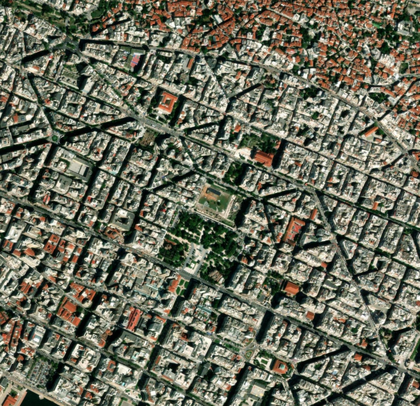
%> input picture im2.png, 420 x 406 px, shrunk from 1160 x 1122 before the run, given in place of im1.png, which was not available
$ octave demo_myStitch.m   (GNU Octave 9; MATLAB toolbox functions it lacks are replaced by stand-ins)
%> lines starting %> are read from the running program, lines starting %| are printed output that depends on the picture; pictures that were not available may be replaced by others from this repository, and a replacement may not be noted
%> further down, im1 is the input picture: size 406x420x3 uint8; mean R, G, B 107.5, 109, 92.1
### myStitch.m
function Im = myStitch(im1, im2)
% Function implementing Image Stitching, by using the function suite we
% implemented.
% Note: the two input images must have the same Ground Sampling Distance
% (GSD), in order the algorithm to work efficiently. That is because the
% transform we calculate is not scale-invariant.
%
% Inputs:
%   im1 - input image 1
%   im2 - input image 2
%
% Ouput:
%   Im - Stitched image

    % Get the size of the image
    [~, ~, numberOfColors] = size(im1);
%> numberOfColors = 3

    % If the image is RGB, convert it to grayscale
    if numberOfColors > 1
        im1 = rgb2gray(im1);
%> im1: size 406x420 uint8
    end

    % Get the size of the image
    [~, ~, numberOfColors] = size(im2);

    % If the image is RGB, convert it to grayscale
    if numberOfColors > 1
        im2 = rgb2gray(im2);
    end

    % Harris Detector parameters
    sigma = 0.9; % Gaussian smoothing parameter
    threshold = 5e+6; % Threshold
    k = 0.23; % Harris k constant
    show_im = false; % Parameter for img display

    % Detect corner points for image 1
    points_1 = myDetectHarrisFeatures(im1, sigma, k, threshold, show_im);

    % Detect corner points for image 2
    points_2 = myDetectHarrisFeatures(im2, sigma, k, threshold, show_im);

    % Descriptor parameters
    rhom = 2; % Min rad
    rhoM = 12; % Max rad
    rhostep = 1; % Rad step
    N = 40; % Number of points

    desc_upgrade = false; % which version of the descriptor to use

    % Calc descriptor vector size
    s = 1 + (rhoM - rhom) / rhostep;

    % Create array to store actual corner points ( descriptor not empty )
    cor_1 = zeros(size(points_1));
    cor1_found = 0;

    % Create array to store im1 descriptors
    N1 = size(points_1, 1);
    desc1 = zeros(s, N1);

    % Calculate im1 corners descriptors
    for i = 1:N1
        p = points_1(i, :);

        if desc_upgrade == true % use desc_upgrade verion of the descriptor
            d = myLocalDescriptorUpgrade(im1, p, rhom, rhoM, rhostep, N);
            if ~isempty(d) && sum(d)~=0 % if descriptor is not empty vector
                cor1_found = cor1_found + 1;
                desc1(:, cor1_found) = d(:);
                cor_1(cor1_found, :) = p;
            end
        else
            d = myLocalDescriptor(im1, p, rhom, rhoM, rhostep, N);
            if ~isempty(d) && sum(d)~=0 % if descriptor is not empty vector
                cor1_found = cor1_found + 1;
                desc1(:, cor1_found) = d(:);
                cor_1(cor1_found, :) = p;
            end
        end
    end

    % keep the usefull part of the array
    cor_1 = cor_1(1:cor1_found, :);
    desc1 = desc1(:, 1:cor1_found);

    % Create array to store actual corner points ( descriptor not empty )
    cor_2 = zeros(size(points_2));
    cor2_found = 0;

    % Create array to store im2 descriptors
    N2 = size(points_2, 1);
    desc2 = zeros(s, N2);

    % Calculate im2 corners descriptors
    for i = 1:N2
        p = points_2(i, :);

        if desc_upgrade == true % use desc_upgrade verion of the descriptor
            d = myLocalDescriptorUpgrade(im2, p, rhom, rhoM, rhostep, N);
            if ~isempty(d) && sum(d)~=0 % if descriptor is not empty vector
                cor2_found = cor2_found + 1;
                desc2(:, cor2_found) = d(:);
                cor_2(cor2_found, :) = p(1, :);
            end
        else
            d = myLocalDescriptor(im2, p, rhom, rhoM, rhostep, N);
            if ~isempty(d) && sum(d)~=0 % if descriptor is not empty vector
                cor2_found = cor2_found + 1;
                desc2(:, cor2_found) = d(:);
                cor_2(cor2_found, :) = p;
            end
        end
    end

    % keep the usefull part of the array
    cor_2 = cor_2(1:cor2_found, :);
    desc2 = desc2(:, 1:cor2_found);

    % Perform the descriptor matching, by calling the appropriate function
    percentageThreshold = 1e-6; % threshold for keeping only percentage of the points with the strongest simillarity
    show_im_matching = true; % whether to show the images with the matching points or not

    matchingPoints = descriptorMatching(desc1, desc2, percentageThreshold);
    matchedPoints1 = cor_1(matchingPoints(1,:), :); % All matched [x, y] in image1
    matchedPoints1 = matchedPoints1(:, [2 1]); % [x,y] -> [y,x]
    matchedPoints2 = cor_2(matchingPoints(2,:), :); % All matched [x, y] in image2
    matchedPoints2 = matchedPoints2(:, [2 1]);

    matchedPointsAll = [matchedPoints1 matchedPoints2]'; % Form: transpose([x1 y1 x2 y2], where 1 is for im1 and 2 for im2;

    % call myRANSAC function
    r = 0.1;
    N = 120;
    [best_H, ~, ~] = myRANSAC(matchedPointsAll, r, N);

    % myStitch implementation
    theta = best_H{1};
    d = best_H{2};

    % Calculate T matrix and tform
    T = [cosd(theta), -sind(theta), 0; sind(theta), cosd(theta), 0; 0, 0, 1];
    tform = affine2d(T);
    tform.T(3, 1:2) = [d(1), d(2)];

    % Warp image 2 to align with image 1
    im2_warped = imwarp(im2, tform);
    mask = imwarp(ones(size(im2)), affine2d(T));

    % Translate the warped image to the image1 axis
    im2_transformed = imtranslate(im2_warped, [-d(1), -d(2)], 'OutputView', 'full');
    mask_transformed = imtranslate(mask, [-d(1), -d(2)], 'OutputView', 'full');

    % Stitch the two images together
    max_y = max(size(im1,1), size(im2_transformed, 1));
    max_x = max(size(im1,2), size(im2_transformed, 2));
    stitched_size = [max_y max_x];
    stitched_image = uint8(zeros(stitched_size));

    stitched_image(1:size(im1,1), 1:size(im1, 2)) = im1;
    [idy, idx] = find(mask_transformed);

    for i = 1:length(idx)
        stitched_image(idy(i), idx(i)) = im2_transformed(idy(i), idx(i));
    end

    % return stitched image
    Im = stitched_image;

end

### findCorners.m
function c = findCorners(I, sigma, k, Rthres)
%> called with sigma = 0.9, k = 0.23, Rthres = 5000000
% Function finding the corner points of an input image, using the Harris
% corner detection algorithm.
%
% Inputs:
%   I - the grayscale image
%   sigma - a float parameter, used for Gaussian mask.
%       ( Bigger sigma values lead to slower reduction of the Gaussian
%       mask, which leads to more neighbor pixels taken into account. )
%   k - a float parameter for Harris detection algorithm.
%       ( Bigger k values, makes the algorithm more biased towards
%       detecting corners in contrast to edges. )
%   Rthres - threshold value for keeping only the features (corners, edges)
%       with the strongest R value. (most likely to be true positive)
%
% Output:
%   c - A boolean vector, containing 1 if the particular pixel of the image
%       is a corner point.

    % Derivative masks
    [dx, dy] = meshgrid(-1:1, -1:1);

    % Compute the image derivatives
    Ix = conv2(double(I), dx, 'same');
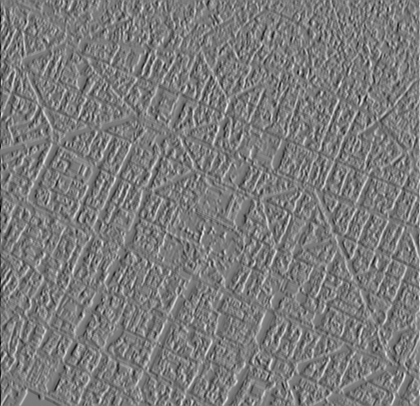
%> Ix: size 406x420 double; min -705, max 748, mean 0; drawn with min black and max white
    Iy = conv2(double(I), dy, 'same');
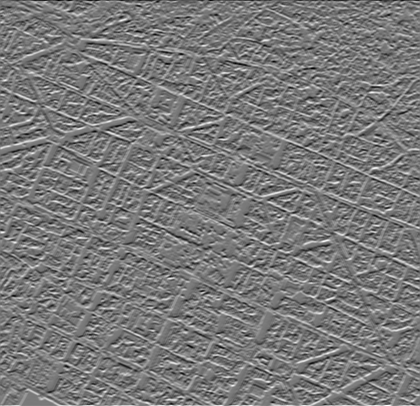
%> Iy: size 406x420 double; min -663, max 726, mean -0.1; drawn with min black and max white

    % Compute products
    Ix2 = Ix.^2;
    Iy2 = Iy.^2;
    Ixy = Ix.*Iy;

    % Compute the sums of products at each pixel
    Sx2 = conv2(Ix2, fspecial('gaussian', 2*ceil(3*sigma)+1, sigma), 'same');
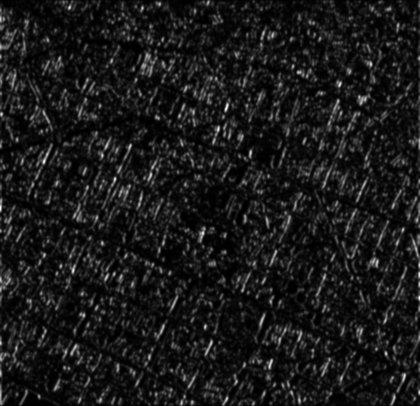
%> Sx2: size 406x420 double; min 0.935, max 222519.2, mean 22449.6; drawn with min black and max white
    Sy2 = conv2(Iy2, fspecial('gaussian', 2*ceil(3*sigma)+1, sigma), 'same');
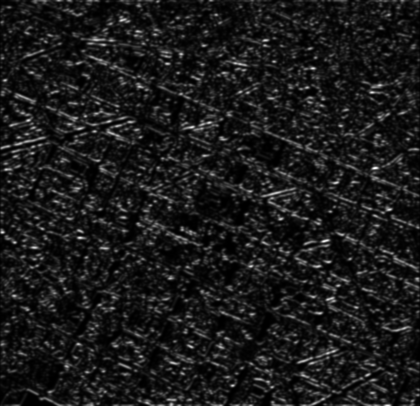
%> Sy2: size 406x420 double; min 6.66, max 249019.7, mean 26253.5; drawn with min black and max white
    Sxy = conv2(Ixy, fspecial('gaussian', 2*ceil(3*sigma)+1, sigma), 'same');
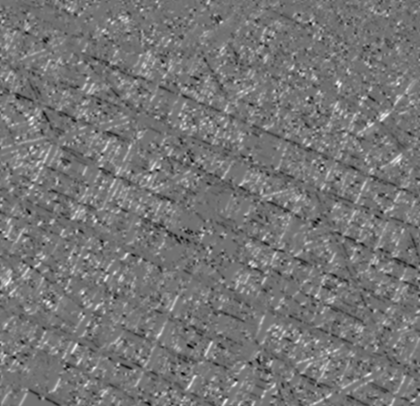
%> Sxy: size 406x420 double; min -80512.9, max 99511.2, mean 2609.1; drawn with min black and max white

    % Compute the Harris response
    R = (Sx2.*Sy2 - Sxy.^2) - k*(Sx2 + Sy2).^2;
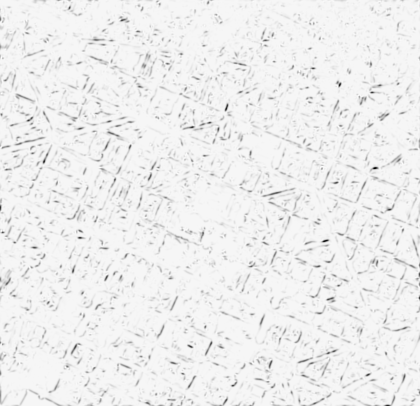
%> R: size 406x420 double; min -1.42e+10, max 477477024.1, mean -447396227.9; drawn with min black and max white

    % Check if pixel is a corner
    c = R > Rthres;
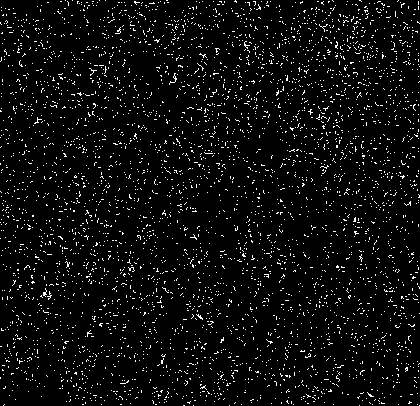
%> c: size 406x420 logical; 5% white in thin lines or dots
end

### myDetectHarrisFeatures.m
function corners = myDetectHarrisFeatures(I, sigma, k, Rthres, show_im)
% Function finding the corner points of an input image, using the Harris
% corner detection algorithm.
%
% Inputs:
%   I - the grayscale image
%   sigma - a float parameter, used for Gaussian mask.
%       ( Bigger sigma values lead to slower reduction of the Gaussian
%       mask, which leads to more neighbor pixels taken into account. )
%   k - a float parameter for Harris detection algorithm.
%       ( Bigger k values, makes the algorithm more biased towards
%       detecting corners in contrast to edges. )
%   Rthres - threshold value for keeping only the features (corners, edges)
%       with the strongest R value. (most likely to be true positive)
%   show_im - a boolean parameter, for selecting whether to display the
%   image with corner points or not.
%
% Output:
%   corners - a Nx2 array, containing the (x, y) coordinates of the N
%   corner points found.

    % Find corners
    c = findCorners(I, sigma, k, Rthres);

    % Find corners coordinates (x,y)
    [x, y] = find(c);
%> x = 8557 values from 1 to 406; y = 8557 values from 1 to 420

    corners = zeros(length(x), 2);
    corners(:, 1) = x;
    corners(:, 2) = y;

    if show_im
        figure, clf;
        mat_corners = detectHarrisFeatures(I, 'MinQuality', 0.1);  %'MinQuality', 0.01 (default)
        imshow(I);
        hold on
        plot(mat_corners);
        title('Harris corners, using MATLAB implementation');
        hold off

        % Display the corners on the original image
        figure, clf;
        imshow(I);
        hold on
        plot(corners(:, 2), corners(:, 1), 'r+');
        title('Harris corners, using my implementation');
        hold off
    end
end

### myLocalDescriptor.m
function d = myLocalDescriptor(I, p, rhom, rhoM, rhostep, N)
% Function implementing a simple rotation-invariant descriptor of a point's neighborhood.
%
% Inputs:
%   I - a grayscale image
%   p - a (x,y) vector, containing the pixels coordinates
%   rhom - an integer, specifying the ray of the smallest circle examined
%   rhoM - an integer, specifying the biggest ray
%   rhostep - an integer, specifying the step of the different rays check
%   N - an integer, specifying the number of points taken in each circle
%
% Output:
%   d - a vector, containing ((rhoM - rhom) / rhostep) values, one for each
%   circle. Each value is the mean of the N values found for the specific
%   circle. ( Note: if rhoM exceeds the image boundaries, then d is empty )

    % Get the size of the image
    [height, width, ~] = size(I);

    % Check if the biggest circle is out of image bounds
    % Calculate the min and max coordinates of the circle
    y_min = p(1) - rhoM - 1;
    y_max = p(1) + rhoM + 1;
    x_min = p(2) - rhoM - 1;
    x_max = p(2) + rhoM + 1;

    % Check if the circle is out of the image bounds
    if x_min < 1 || x_max > width || y_min < 1 || y_max > height
        %disp('Circle is out of image bounds');
        d = [];
        return;
    end

    % Vector of N descriptor points
    point_d = zeros(1, N);

    thetaStep = 360 / N;

    thetas = 0:thetaStep:360;

    thetas = thetas(1:end-1);

    % Vector of descriptors ( one for each circle )
    n_circles = length(rhom:rhostep:rhoM);

    d = zeros(1, n_circles);
    d_found = 0;

    for i = rhom:rhostep:rhoM
        d_found = d_found + 1;
        for j = 1:N
            % find angle
            theta = deg2rad(thetas(j));

            % Transform to Cartesian coordinates
            y = p(1) + i*cos(theta); % vertical
            x = p(2) + i*sin(theta); % horizontal

            % Find the pixels corresponding to the x, y
            % Case 1: Both x,y are integers
            if mod(x, 1) == 0 && mod(y, 1) == 0
                sum = I(y-1, x) + I(y+1, x) + I(y, x-1) + I(y, x+1) + I(y,x);
                point_d(j) = sum / 5;
                continue;
            end
            % Case 2: If y is int and x is float
            if mod(y,1) == 0 && mod(x,1) ~= 0
                p1 = I(y, floor(x));
                p2 = I(y, ceil(x));

                % Perform interpolation
                d1 = x - floor(x);
                d2 = ceil(x) - x;
                point_d(j) = d2 * p1 + d1 * p2;
                continue;
            end
            % Case 3: If x is int and y is float
            if mod(x,1) == 0 && mod(y,1) ~= 0
                p1 = I(floor(y), x);
                p2 = I(ceil(y), x);

                % Perform interpolation
                d1 = y - floor(y);
                d2 = ceil(y) - y;
                point_d(j) = d2 * p1 + d1 * p2;
                continue;
            end
            % Case 4: Both x,y are float
            if mod(x,1) ~= 0 && mod(y,1) ~= 0
                % Interpolation for x

                % Column 1
                p1 = I(floor(y), floor(x));
                p2 = I(floor(y), ceil(x));

                d1 = x - floor(x);
                d2 = ceil(x) - x;
                col1 = d2 * p1 + d1 * p2;

                % Column 2
                p1 = I(ceil(y), floor(x));
                p2 = I(ceil(y), ceil(x));

                col2 = d2 * p1 + d1 * p2;

                % Interpolation for y
                d1 = y - floor(y);
                d2 = ceil(y) - y;

                point_d(j) = d1 * col2 + d2 * col1;
            end
        end
        % find mean of N points, as the descriptor of the current circle
        d(d_found) = mean(point_d);
    end

end

### demo_myStitch.m
% Demo script for displaying the functionality of myStitch function.

close all;
%clc;

% Read the images and convert them to grayscale if not already
im1 = imread('im1.png');
im2 = imread('im2.png');

% Call myStitch function to create Stitched image
stitched_image = myStitch(im1, im2);
%> (the run ends here)
